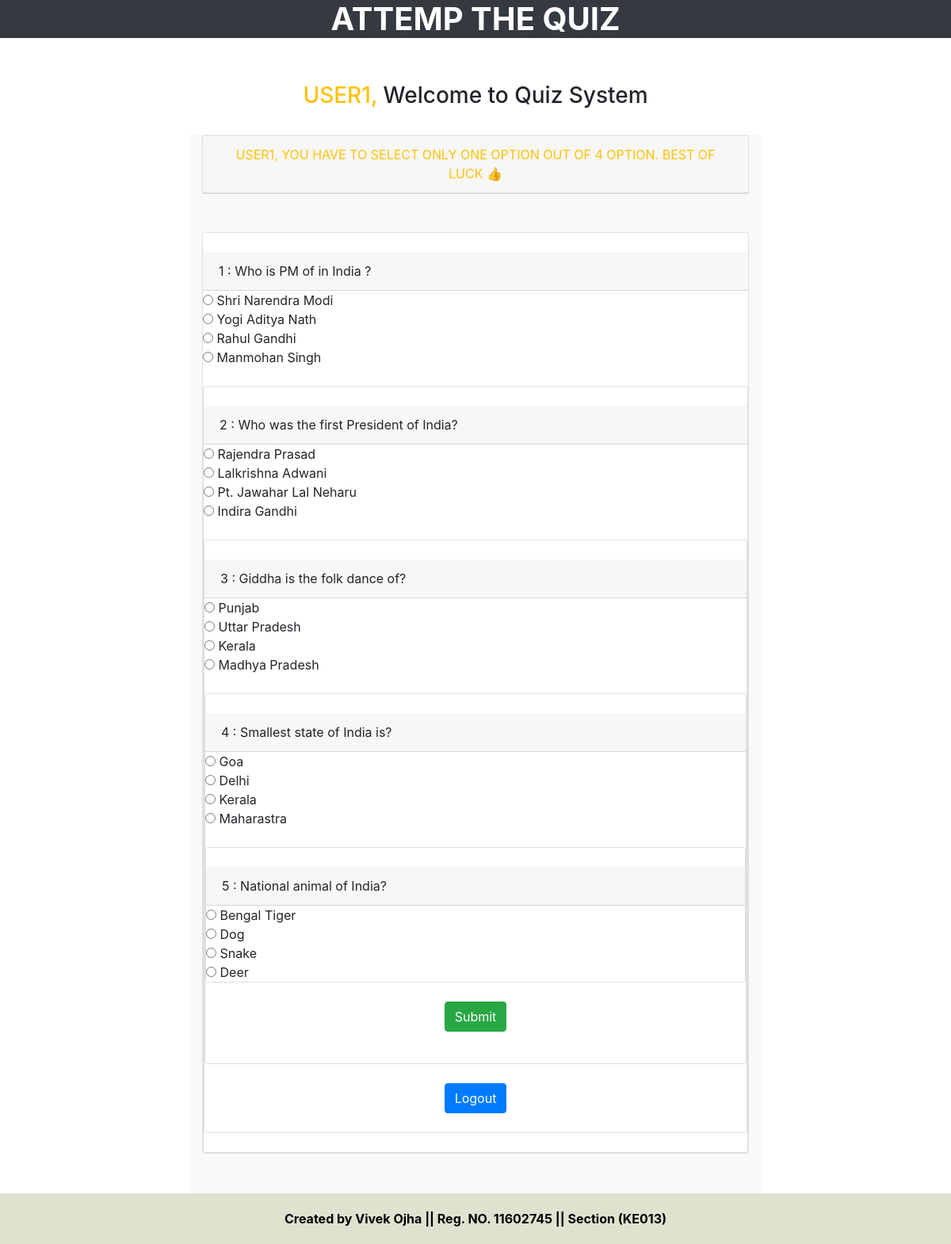
/home.php (signed in), run on the app's committed database.
### tables this page shows
CREATE TABLE `questions` (
  `qid` int(11) NOT NULL,
  `question` varchar(250) NOT NULL,
  `ans_id` int(250) NOT NULL
);

CREATE TABLE `answers` (
  `aid` int(250) NOT NULL,
  `answer` varchar(250) NOT NULL,
  `ans_id` int(250) NOT NULL
);

### home.php (the view, shortened to what this page needs)
<?php
   $con = mysqli_connect('localhost','root');
   	mysqli_select_db($con,'quizdb');
   ?>
<!DOCTYPE html>
<html>
   <head>
      <link rel="stylesheet" href="https://maxcdn.bootstrapcdn.com/bootstrap/4.0.0/css/bootstrap.min.css">
      <link rel="stylesheet" type="text/css" href="https://maxcdn.bootstrapcdn.com/font-awesome/4.7.0/css/font-awesome.min.css">
      <link rel="stylesheet" type="text/css" href="https://cdnjs.cloudflare.com/ajax/libs/font-awesome/4.7.0/css/font-awesome.css">
   </head>
   <body>
      <div>
         <h1 class="text-center text-white font-weight-bold text-uppercase animateuse bg-dark" >  Attemp the Quiz  </h1><br>
      <div class="container "><br>
         <div class="container">
            <div class=" col-lg-12 text-center">
               <h3> <a href="#" class="text-uppercase text-warning"> <?php echo $_SESSION['username']; ?>,</a> Welcome to Quiz System </h3>
            </div>
            <br>
            <div class="col-lg-8 d-block m-auto bg-light quizsetting ">
               <div class="card">
                  <p class="card-header text-center text-uppercase text-warning" > <?php echo $_SESSION['username']; ?>, You have to select only one option out of 4 option. Best of Luck &#128077;</p>
               </div>
            <br>
               <form action="checked.php" method="post">
                  <?php
                     for($i=1;$i<6;$i++)
                     {
                        $l = 1;
                        $ansid = $i;
                        $sql1 = "SELECT * FROM `questions` WHERE `qid` = $i ";
                     	$result1 = mysqli_query($con, $sql1);
                     		if (mysqli_num_rows($result1) > 0)
                            {
                     						while($row1 = mysqli_fetch_assoc($result1)) {
                  ?>
                        <br>
                        <div class="card">
                           <br>
                           <p class="card-header">
                           <?php echo $i ." : ". $row1['question']; ?> </p>
                           <?php
                              $sql = "SELECT * FROM `answers` WHERE `ans_id` = $i ";
                              	$result = mysqli_query($con, $sql);
                              		if (mysqli_num_rows($result) > 0) {
                              						while($row = mysqli_fetch_assoc($result)) {
                              	?>
                           <div class="card-block">
                              <input type="radio" name="quizcheck[<?php echo $ansid; ?>]" id="<?php echo $ansid; ?>" value="<?php echo $row['aid']; ?>" >
                               <?php echo $row['answer']; ?>
                              <br>
                           </div>
                           <?php
                              } }
                              $ansid = $ansid + $l;
                              } }}
                           ?>
                        </div>
                  <br>
                  <input type="submit" name="submit" Value="Submit" class="btn btn-success m-auto d-block" /> <br>
               </form>
            </div>
            <br>
            <a href="logout.php" class="btn btn-primary d-block m-auto text-white" > Logout </a> <br>
         </div>
         <br>
<div class="footer">
    <footer >
             Created by Vivek Ojha || Reg. NO. 11602745 || Section (KE013)
         </footer>
</div>
   </body>
</html>

### home.php (style rules this page uses)
.animateuse { animation: leelaanimate 0.5s infinite; }
.quizsetting { height: 1400px; }
.footer { position: fixed; padding: 20px; left: 0; bottom: 0; font-weight: bold; width: 100%; background-color: #e1e1d0; color: black; text-align: center; }

### data on the page
questions: question "Who is PM of in India ?"
answers: answer "Shri Narendra Modi"
answers: answer "Yogi Aditya Nath"
answers: answer "Rahul Gandhi"
answers: answer "Manmohan Singh"
questions: question "Who was the first President of India?"
answers: answer "Rajendra Prasad"
answers: answer "Lalkrishna Adwani"
answers: answer "Pt. Jawahar Lal Neharu"
answers: answer "Indira Gandhi"
questions: question "Giddha is the folk dance of?"
answers: answer "Punjab"
answers: answer "Uttar Pradesh"
answers: answer "Kerala"
answers: answer "Madhya Pradesh"
questions: question "Smallest state of India is?"
answers: answer "Goa"
answers: answer "Delhi"
answers: answer "Kerala"
answers: answer "Maharastra"
questions: question "National animal of India?"
answers: answer "Bengal Tiger"
answers: answer "Dog"
answers: answer "Snake"
answers: answer "Deer"

### other printed values
$_SESSION['username'] "USER1"
